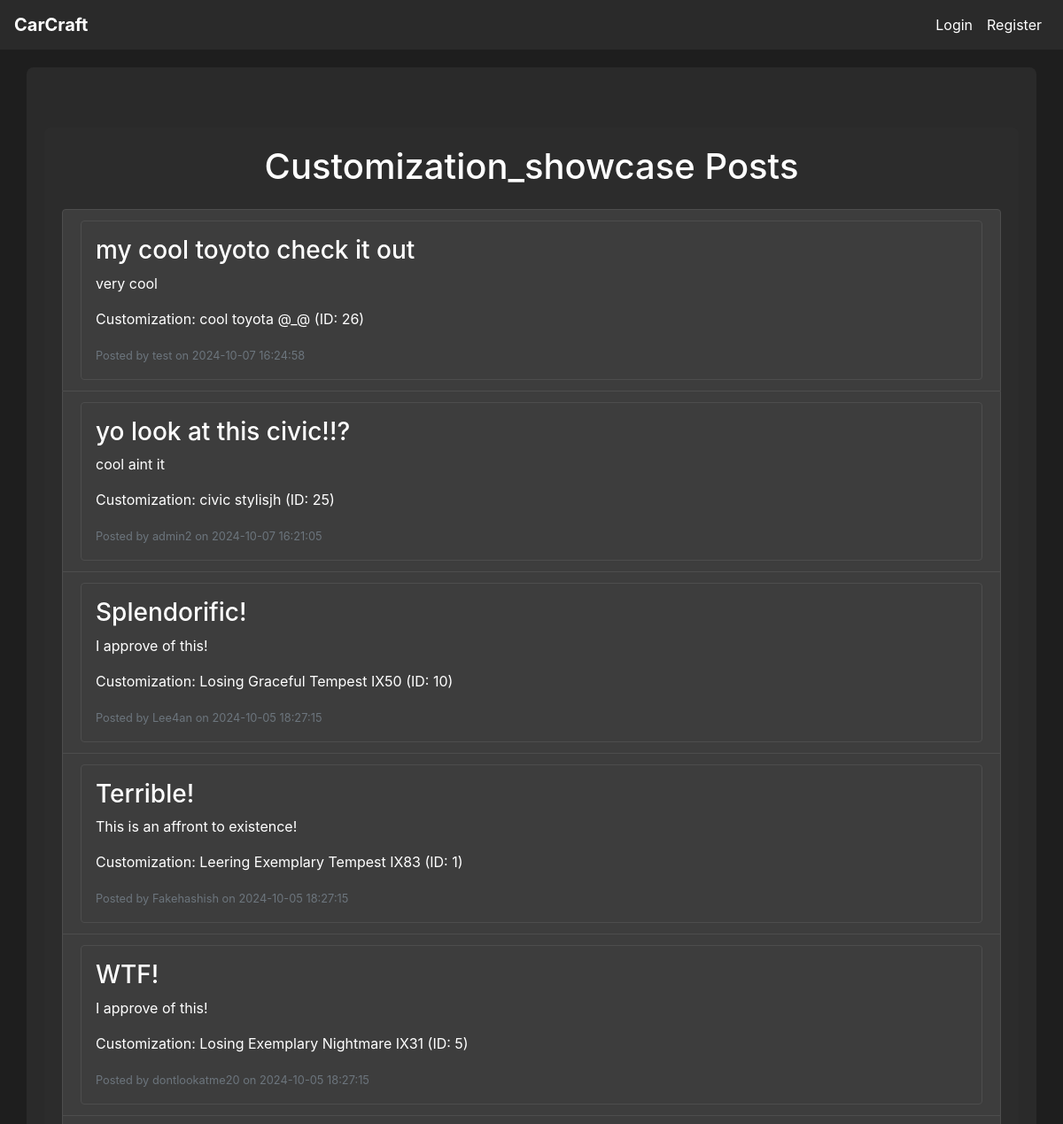
Before: /forum/category/customization_showcase (upper part) with the older database file.
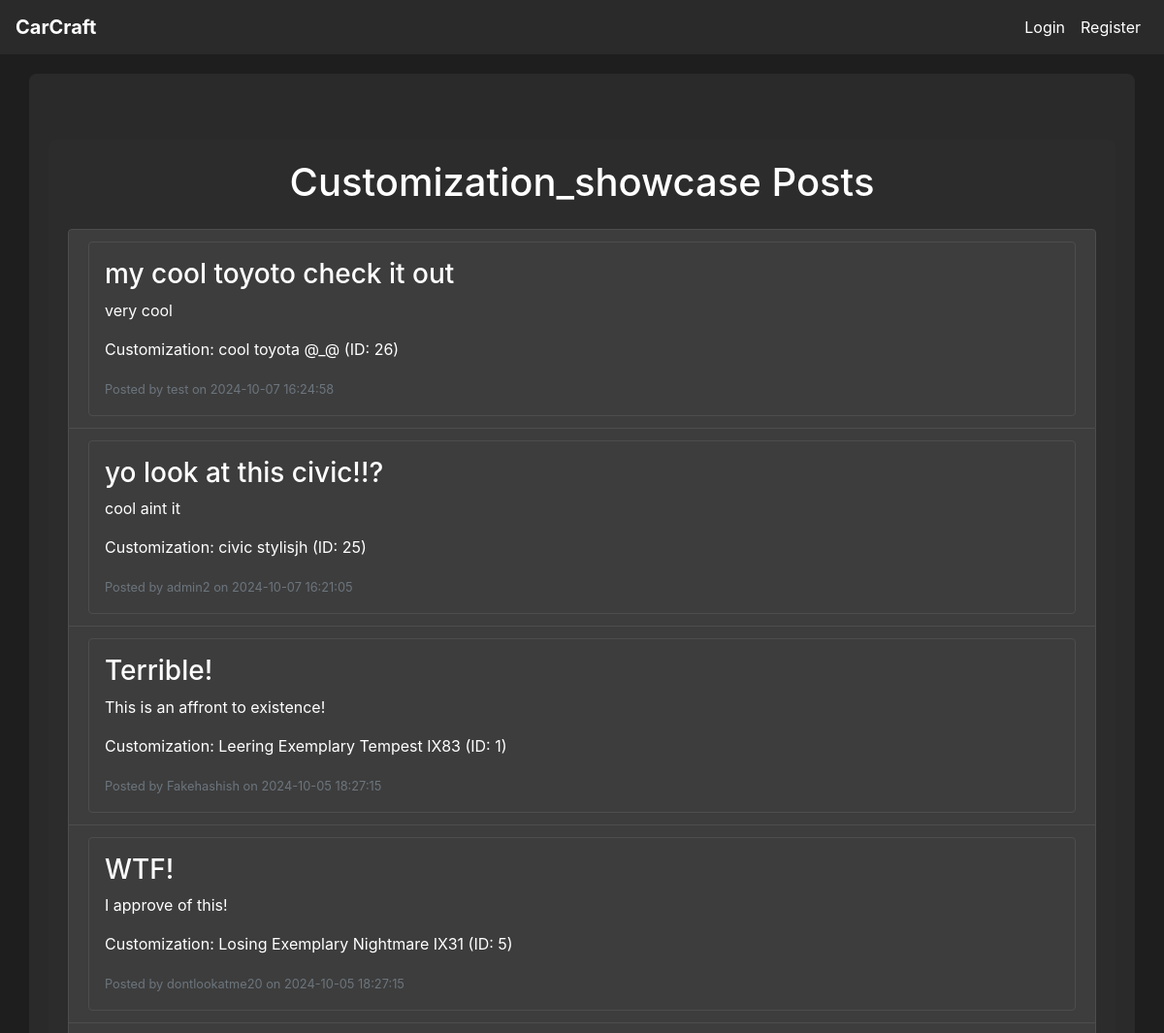
After: the same page with the newer database file.
### tables this page shows
CREATE TABLE post (
    post_id INTEGER PRIMARY KEY AUTOINCREMENT,
    customization_id INTEGER,
    user_id INTEGER NOT NULL,
    title VARCHAR(255) NOT NULL,
    description TEXT,
    category TEXT,
    created_at DATETIME DEFAULT CURRENT_TIMESTAMP,
    FOREIGN KEY (customization_id) REFERENCES customization(customization_id),
    FOREIGN KEY (user_id) REFERENCES user(user_id)
);

CREATE TABLE customization (
    customization_id INTEGER PRIMARY KEY AUTOINCREMENT,
    customization_name VARCHAR(100) NOT NULL,
    user_id INTEGER NOT NULL,
    model_id INTEGER NOT NULL,
    color_id INTEGER NOT NULL,
    wheel_id INTEGER NOT NULL,
    created_at DATETIME DEFAULT CURRENT_TIMESTAMP,
    FOREIGN KEY (user_id) REFERENCES user(user_id),
    FOREIGN KEY (model_id) REFERENCES model(model_id),
    FOREIGN KEY (color_id) REFERENCES color(color_id),
    FOREIGN KEY (wheel_id) REFERENCES wheel_set(wheel_id)
);

CREATE TABLE user (
    user_id INTEGER PRIMARY KEY AUTOINCREMENT,
    username VARCHAR(64) NOT NULL,
    email VARCHAR(100) NOT NULL,
    password_hash VARCHAR(255) NOT NULL,
    created_at DATETIME DEFAULT CURRENT_TIMESTAMP,
    admin INTEGER DEFAULT 0
);

### app.py (the view)
@app.route('/forum/category/<string:category_name>', methods=['GET'])
def posts_by_category(category_name):
    conn = get_db_connection()
    query = '''
        SELECT p.post_id, p.title, p.description, p.created_at, p.user_id, u.username,
               c.customization_name, c.customization_id
        FROM post p
        JOIN user u ON p.user_id = u.user_id
        LEFT JOIN customization c ON p.customization_id = c.customization_id
        WHERE p.category = ?
        ORDER BY p.created_at DESC
    '''
    posts = conn.execute(query, (category_name,)).fetchall()
    conn.close()
    return render_template('category_posts.html', posts=posts, category_name=category_name)

### app.py (called while the page is built)
def get_db_connection():
    conn = sqlite3.connect(DATABASE)
    conn.row_factory = sqlite3.Row  # This enables column access by name: row['column_name']
    return conn

### templates/category_posts.html (shortened to what this page needs)
{% extends "base.html" %}
{% block content %}
<div class="container mt-5">
    <h1 class="text-center mb-4">{{ category_name | capitalize }} Posts</h1>
    {% if posts %}
        <ul class="list-group">
            {% for post in posts %}
                <li class="list-group-item">
                    <a href="{{ url_for('view_post', post_id=post['post_id']) }}" class="text-decoration-none">
                        <div class="p-3 border rounded">
                            <h3>{{ post['title'] }}</h3>
                            <p>{{ post['description'] }}</p>
                            {% if post['customization_name'] %}
                                <p class="mt-2">Customization: {{ post['customization_name'] }} (ID: {{ post['customization_id'] }})</p>
                            {% else %}
                                <p class="mt-2">Customization: None</p>
                            {% endif %}
                            <small class="text-muted">Posted by {{ post['username'] }} on {{ post['created_at'] }}</small>
                        </div>
                    </a>
                </li>
            {% endfor %}
        </ul>
    {% else %}
        <p class="text-center">No posts available in this category.</p>
    {% endif %}
</div>
{% endblock %}

### templates/base.html (shortened to what this page needs)
<!DOCTYPE html>
<html lang="en">
<head>
    <link
      rel="stylesheet"
      href="https://stackpath.bootstrapcdn.com/bootstrap/4.4.1/css/bootstrap.min.css"
    />
    <link
      rel="stylesheet"
      href="https://cdnjs.cloudflare.com/ajax/libs/font-awesome/5.15.4/css/all.min.css"
    />
    <link rel="stylesheet" href="{{ url_for('static', filename='css/style.css') }}">
</head>
<body>
    <nav class="navbar navbar-expand-lg">
        <a class="navbar-brand" href="{{ url_for('home') }}">CarCraft</a>
        <div class="collapse navbar-collapse" id="navbarNav">
            <ul class="navbar-nav">
                {% if current_user.is_authenticated %}
                    <li class="nav-item"><a class="nav-link" href="{{ url_for('customize') }}">Make my Dream Car</a></li>
                    <li class="nav-item"><a class="nav-link" href="{{ url_for('forum') }}">Forum</a></li>
                    {% if current_user.admin %}
                    <li class="nav-item"><a class="nav-link" href="{{ url_for('admin') }}">Admin</a></li>
                    {% endif %}
                    <li class="nav-item"><a class="nav-link" href="{{ url_for('logout') }}">Logout</a></li>
                {% else %}
                    <li class="nav-item"><a class="nav-link" href="{{ url_for('login') }}">Login</a></li>
                    <li class="nav-item"><a class="nav-link" href="{{ url_for('create_user') }}">Register</a></li>
                {% endif %}
            </ul>
        </div>
    </nav>
    <div class="container">
        {% block content %}{% endblock %}
    </div>
</body>
</html>

### static/css/style.css (style rules this page uses)
body { background-color: #1e1e1e; color: #ffffff; }
.navbar { background-color: rgba(45, 45, 45, 0.8); position: relative; z-index: 1000; padding: 0.5rem 1rem; }
.navbar-brand, .nav-link { color: #ffffff !important; transition: color 0.3s ease; }
.navbar-brand { font-weight: bold; }
.navbar-nav { margin-left: auto; }
.container { background-color: rgba(45, 45, 45, 0.8); border-radius: 8px; padding: 20px; margin-top: 20px; }
h1, h2, h3, h4, h5, h6 { color: #ffffff; }
.list-group-item { background-color: #3d3d3d; color: #ffffff; border-color: #4d4d4d; transition: background-color 0.2s ease; }
.list-group-item a { display: block; color: inherit; }
.border { border-color: #4d4d4d !important; }
a { color: #007bff; }
.nav-link { color: #ffffff; }

Changed rows visible on the page:
removed post: title "Splendorific!", description "I approve of this!", customization_name "Losing Graceful Tempest IX50", customization_id "10", username "Lee4an", created_at "2024-10-05 18:27:15"
